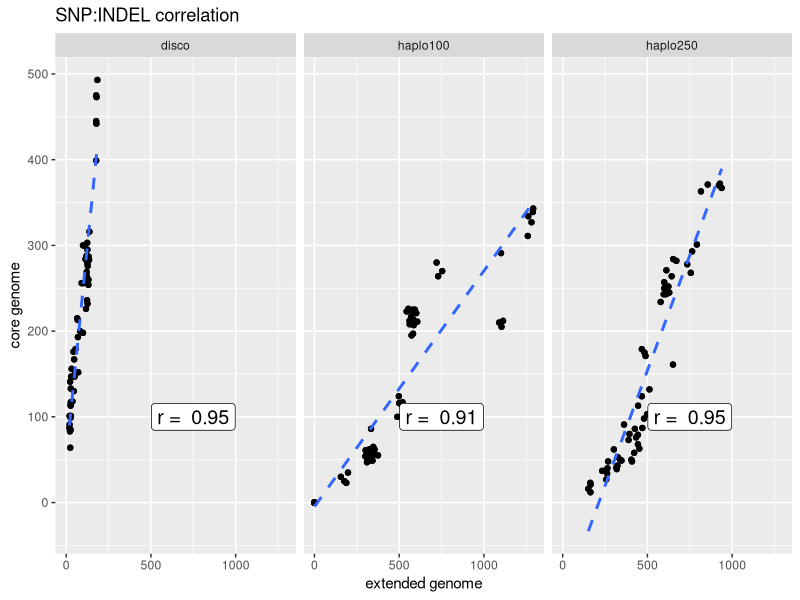
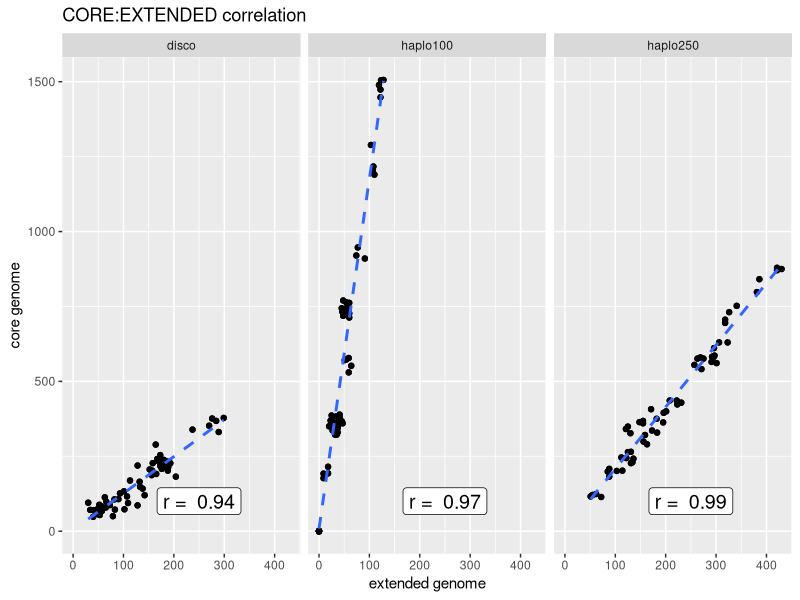
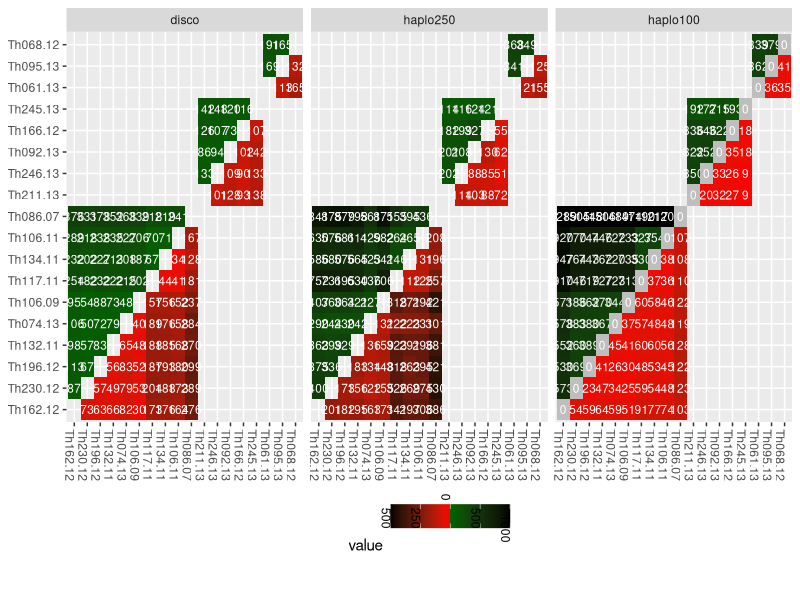
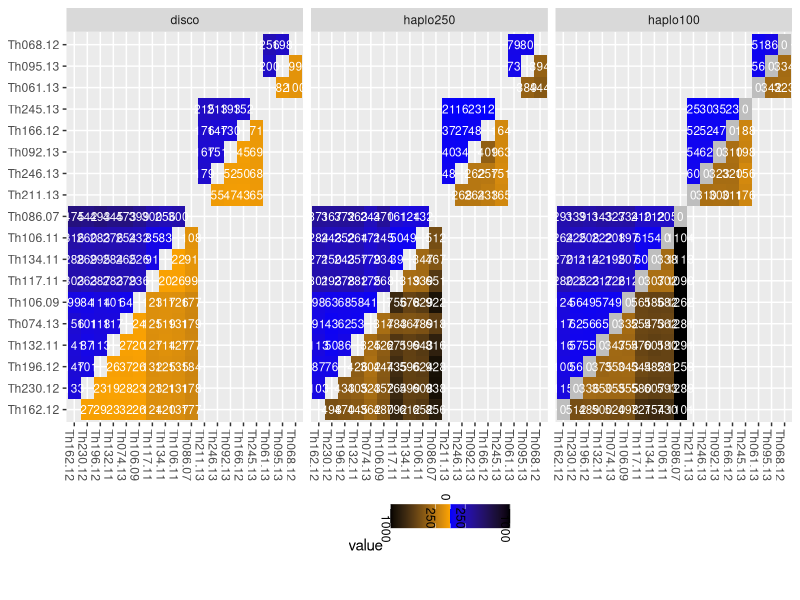

These charts were generated, in order, by the following R code:
## ---- chunk 1
library(ggplot2)
library(hexbin)
library(reshape2)
library(knitr)

library(gridExtra)
library(grid)
library(ggplot2)
library(lattice)
opts_chunk$set(fig.width=20, fig.height=8,dev=c('png','postscript'),warning=F)
#opts_chunk$set(fig.width=20, fig.height=8,dev=c('png'),warning=F)

## ---- chunk 2
g_legend<-function(a.gplot){
  tmp <- ggplot_gtable(ggplot_build(a.gplot))
  leg <- which(sapply(tmp$grobs, function(x) x$name) == "guide-box")
  legend <- tmp$grobs[[leg]]
  return(legend)}

reflect<-function(mat){
  mat[lower.tri(mat)] <- t(mat)[lower.tri(mat)]
  return(mat)
  }

tree_order <- c(
  "Th162.12", "Th230.12","Th196.12","Th132.11", "Th074.13", "Th106.09", "Th117.11", "Th134.11", "Th106.11","Th086.07",   
  "Th211.13","Th246.13", "Th092.13","Th166.12", "Th245.13", 
  "Th061.13", "Th095.13", "Th068.12"
)
clades <- c(
  rep(3,10),
  rep(2,5),
  rep(1,3))
names(clades)<-tree_order
clades


## ---- chunk 3
callboth <- read.table("thies_disco.callAll.FILT.m0.5.dist.tab.txt",sep="\t")
callboth <- reflect(callboth)
callboth$from=rownames(callboth)
callboth <- melt(callboth,variable.name = "to",value.name="both")
callMax <- read.table("thies_disco.FILT.dist.tab.txt",sep="\t")
callMax <- reflect(callMax)
callMax$from=rownames(callMax)
callMax <- melt(callMax,variable.name = "to",value.name="max")


callsnp <- read.table("thies_disco.FILT.m0.5.SNP.tab.txt",sep="\t")
callsnp$from=rownames(callsnp )
callsnp  <- melt(callsnp ,variable.name = "to",value.name="snp")

callindel <- read.table("thies_disco.FILT.m0.5.INDEL.tab.txt",sep="\t")
callindel $from=rownames(callindel )
callindel  <- melt(callindel ,variable.name = "to",value.name="indel")


callCfDisco <- merge(merge(callboth,callMax),merge(callsnp,callindel))
callCfDisco <- callCfDisco[!is.na(callCfDisco$snp),]
callCfDisco <- callCfDisco[callCfDisco$from != callCfDisco$to,]

#callCfDisco <- callCfDisco[callCfDisco$snp <= 1000,]
callCfDisco$prog <- "disco"
## ---- chunk 4

callbothGATK100 <- read.table("thies_haplo100.callAll.FILT.m0.5.dist.tab.txt",sep="\t")
callbothGATK100 <- reflect(callbothGATK100)
callbothGATK100$from=rownames(callbothGATK100)
callbothGATK100 <- melt(callbothGATK100,variable.name = "to",value.name="both")
callMaxGATK100 <- read.table("thies_haplo100.FILT.m0.5.dist.tab.txt",sep="\t")
callMaxGATK100 <- reflect(callMaxGATK100)
callMaxGATK100$from=rownames(callMaxGATK100)
callMaxGATK100 <- melt(callMaxGATK100,variable.name = "to",value.name="max")

callsnpGATK100 <- read.table("thies_haplo100.FILT.m0.5.SNP.tab.txt",sep="\t")
callsnpGATK100$from=rownames(callsnpGATK100)
callsnpGATK100 <- melt(callsnpGATK100,variable.name = "to",value.name="snp")
callindelGATK100 <- read.table("thies_haplo100.FILT.m0.5.INDEL.tab.txt",sep="\t")
callindelGATK100$from=rownames(callindelGATK100)
callindelGATK100 <- melt(callindelGATK100,variable.name = "to",value.name="indel")


callCfGATK100 <- merge(merge(callsnpGATK100,callindelGATK100),merge(callbothGATK100,callMaxGATK100))
callCfGATK100 <- callCfGATK100[!is.na(callCfGATK100$both),]
callCfGATK100 <- callCfGATK100[callCfGATK100$from != callCfGATK100$to,]
head(callCfGATK100)

#callCfGATK100 <- callCfGATK100[callCfGATK100$both > 0,]

#callCfGATK100 <- callCfGATK100[callCfGATK100$both <= 5000,]
callCfGATK100$prog <- "haplo100"

## ---- chunk 5

callbothGATK250 <- read.table("thies_haplo250.callAll.FILT.m0.5.dist.tab.txt",sep="\t")
callbothGATK250 <- reflect(callbothGATK250)
callbothGATK250$from=rownames(callbothGATK250)
callbothGATK250 <- melt(callbothGATK250,variable.name = "to",value.name="both")
callMaxGATK250 <- read.table("thies_haplo250.FILT.m0.5.dist.tab.txt",sep="\t")
callMaxGATK250 <- reflect(callMaxGATK250)
callMaxGATK250$from=rownames(callMaxGATK250)
callMaxGATK250 <- melt(callMaxGATK250,variable.name = "to",value.name="max")

callsnpGATK250 <- read.table("thies_haplo250.FILT.m0.5.SNP.tab.txt",sep="\t")
callsnpGATK250$from=rownames(callsnpGATK250)
callsnpGATK250 <- melt(callsnpGATK250,variable.name = "to",value.name="snp")
callindelGATK250 <- read.table("thies_haplo250.FILT.m0.5.INDEL.tab.txt",sep="\t")
callindelGATK250$from=rownames(callindelGATK250)
callindelGATK250 <- melt(callindelGATK250,variable.name = "to",value.name="indel")


callCfGATK250 <- merge(merge(callsnpGATK250,callindelGATK250),merge(callbothGATK250,callMaxGATK250))
callCfGATK250 <- callCfGATK250[!is.na(callCfGATK250$both),]
callCfGATK250 <- callCfGATK250[callCfGATK250$from != callCfGATK250$to,]
head(callCfGATK250)

#callCfGATK250 <- callCfGATK250[callCfGATK250$both > 0,]

#callCfGATK250 <- callCfGATK250[callCfGATK250$both <= 5000,]
callCfGATK250$prog <- "haplo250"

## ---- chunk 6

callCf <- rbind(callCfDisco,callCfGATK100,callCfGATK250)


samples <- read.table("Thies.samples.txt",col.names=c("ID","lane","dataset","sample","bam"))
samples <- unique(samples[,c("ID","sample")])
snames <- samples[,c("ID")]; samples<- as.character(samples[,c("sample")]) ; names(samples) <- snames
callCf$from[! callCf$from %in% samples] <- samples[as.character(callCf$from[! callCf$from %in% samples])]
names(samples) <- gsub('-',".",snames)
callCf$to[! callCf$to %in% samples] <- samples[as.character(callCf$to[! callCf$to %in% samples])]

callCf$to <- factor(callCf$to,levels=tree_order,ordered=T)
callCf$from <- factor(callCf$from,levels=tree_order,ordered=T)
callCfDisco$to <- factor(callCfDisco$to,levels=tree_order,ordered=T)
callCfDisco$from <- factor(callCfDisco$from,levels=tree_order,ordered=T)

callCf$related=clades[callCf$from]==clades[callCf$to]
callCf$extended <- callCf$max-callCf$both

callCf$prog <- factor(callCf$prog,levels=c("disco","haplo250","haplo100"),ordered=T)



## ---- chunk 7

callCf <- subset(callCf,related==T)
discoSI <- cor.test(callCf[callCf$prog=="disco","snp"],callCf[callCf$prog=="disco","indel"])
haplo100SI <- cor.test(callCf[callCf$prog=="haplo100","snp"],callCf[callCf$prog=="haplo100","indel"])
haplo250SI <- cor.test(callCf[callCf$prog=="haplo250","snp"],callCf[callCf$prog=="haplo250","indel"])
discoCM <- cor.test(callCf[callCf$prog=="disco","both"],callCf[callCf$prog=="disco","max"])
haplo100CM <- cor.test(callCf[callCf$prog=="haplo100","both"],callCf[callCf$prog=="haplo100","max"])
haplo250CM <- cor.test(callCf[callCf$prog=="haplo250","both"],callCf[callCf$prog=="haplo250","max"])
discoCE <- cor.test(callCf[callCf$prog=="disco","both"],callCf[callCf$prog=="disco","extended"])
haplo100CE <- cor.test(callCf[callCf$prog=="haplo100","both"],callCf[callCf$prog=="haplo100","extended"])
haplo250CE <- cor.test(callCf[callCf$prog=="haplo250","both"],callCf[callCf$prog=="haplo250","extended"])

corrs <- data.frame("prog"=c("disco","haplo100","haplo250"),
          "SI" = c(discoSI$estimate,haplo100SI$estimate,haplo250SI$estimate),
          "CM" = c(discoCM$estimate,haplo100CM$estimate,haplo250CM$estimate),
          "CE" = c(discoCE$estimate,haplo100CE$estimate,haplo250CE$estimate))


# discoSI
# ggplot(subset(callCf,prog=="disco"),aes(y=snp,x=indel)) + geom_point() +  
#   geom_label(y=100,x=150,label=paste("r = ",round(discoSI$estimate,2)),size=5) +
#   ggtitle("Discovar calls - SNP:INDEL correlation")
# 
# discoCM
# ggplot(subset(callCf,prog=="disco"),aes(y=both,x=max)) + geom_point() +  
#   geom_label(y=100,x=150,label=paste("r = ",round(discoCM$estimate,2)),size=5) +
#   ggtitle("Discovar calls - accessible:inaccessible correlation")
# #ggplot(callCf,aes(x=both,y=haplo)) + geom_point(aes(y=disco),colour="red")



ggplot(callCf,aes(y=snp,x=indel)) + geom_point() + geom_smooth(method = lm,se = F,linetype=2) +
  facet_grid(. ~ prog)+
  ggtitle("SNP:INDEL correlation")+
  geom_label(data=corrs,aes(y=100,x=750,label=paste("r = ",round(SI,2))),size=5) +
  theme(legend.position="bottom") + xlab("extended genome") + ylab("core genome")

# ggplot(callCf,aes(y=both,x=max)) + geom_point() + geom_smooth(method = lm,se = F,linetype=2) +
#   facet_grid(. ~ prog)+
#   ggtitle("CORE:MAX correlation")+
#   geom_label(data=corrs,aes(y=100,x=1000,label=paste("r = ",round(CM,3))),size=5) +
#   theme(legend.position="bottom") + xlab("extended genome") + ylab("core genome")

ggplot(callCf,aes(y=both,x=extended)) + geom_point() + geom_smooth(method = lm,se = F,linetype=2) +
  facet_grid(. ~ prog)+
  ggtitle("CORE:EXTENDED correlation")+
  geom_label(data=corrs,aes(y=100,x=250,label=paste("r = ",round(CE,2))),size=5) +
  theme(legend.position="bottom") + xlab("extended genome") + ylab("core genome")


## ---- chunk 8
levels(callCf$to)
levels(callCf$from)
length(callCf$to>callCf$from)
sum(callCf$to>callCf$from)
cbind(callCf$to,callCf$from,callCf$to>=callCf$from)
callCf <- callCf[callCf$to >= callCf$from,]


dcol = scale_fill_gradient(low="blue",high="black")
vxlab <- theme(axis.text.x = element_text(angle = -90, hjust = 1))  
vxleg <- theme(legend.position="bottom",legend.text = element_text(angle = -90,hjust=-1), axis.title=element_blank())
# ggplot(callCf) + 
#   geom_tile(aes(x=from,y=to,fill=extended),size=1) + 
#   geom_text(aes(x=from,y=to,label=extended), size=3,colour="white") + 
#   facet_grid(. ~ prog) + dcol + vxlab
# 
# ggplot(callCf) + 
#   geom_tile(aes(x=to,y=from,fill=both),size=1) + 
#   geom_text(aes(x=to,y=from,label=extended), size=3,colour="white") + 
#   facet_grid(. ~ prog) + dcol + vxlab
# 

callCfCX <- melt(callCf[,c("from","to","prog","related","both","extended")])
callCfCX <- subset(callCfCX,related==T)
callCfCX$from <- factor(callCfCX$from,levels=tree_order,ordered=T)
callCfCX$to <- factor(callCfCX$to,levels=tree_order,ordered=T)

callCfSI <- melt(callCf[,c("from","to","prog","related","snp","indel")])
callCfSI <- subset(callCfSI,related==T)
callCfSI$from <- factor(callCfSI$from,levels=tree_order,ordered=T)
callCfSI$to <- factor(callCfSI$to,levels=tree_order,ordered=T)


colscale <- (c(-500,-0.001,0,0.001,500)+500)/(500+500)
cxcol <- scale_fill_gradientn(colors = c("black","red","grey","dark green","black"),
                              values =colscale,na.value = "black",
                              breaks =c(-1000,-500,0,500,1000),
                              labels=c(500,250,0,500,1000),
                              limits=c(-1000,1000))

ggplot(data=callCfCX,aes(x=from,y=to,fill=value,label=value)) + 
  geom_tile(data=subset(callCfCX,variable=="both"),size=1) + 
  geom_text(data=subset(callCfCX,variable=="both"), size=3,colour="white") + 
  geom_tile(data=subset(callCfCX,variable=="extended"),aes(x=to,y=from,fill=value*-2),size=1) + 
  geom_text(data=subset(callCfCX,variable=="extended"),aes(x=to,y=from,label=value), size=3,colour="white") + 
  facet_grid(. ~ prog) + cxcol + vxlab + vxleg

iscol <- scale_fill_gradientn(colors = c("black","orange","grey","blue","black"),
                              values =colscale,na.value = "black",
                              breaks =c(-1000,-250,0,250,1000),
                              labels=c(1000,250,0,250,1000),
                              limits=c(-1000,1000))
ggplot(data=callCfSI,aes(x=from,y=to,fill=value,label=value)) + 
  geom_tile(data=subset(callCfSI,variable=="snp"),size=1) + 
  geom_text(data=subset(callCfSI,variable=="snp"), size=3,colour="white") + 
  geom_tile(data=subset(callCfSI,variable=="indel"),aes(x=to,y=from,fill=value*-1),size=1) + 
  geom_text(data=subset(callCfSI,variable=="indel"),aes(x=to,y=from,label=value), size=3,colour="white") + 
  facet_grid(. ~ prog) + iscol + vxlab + vxleg

